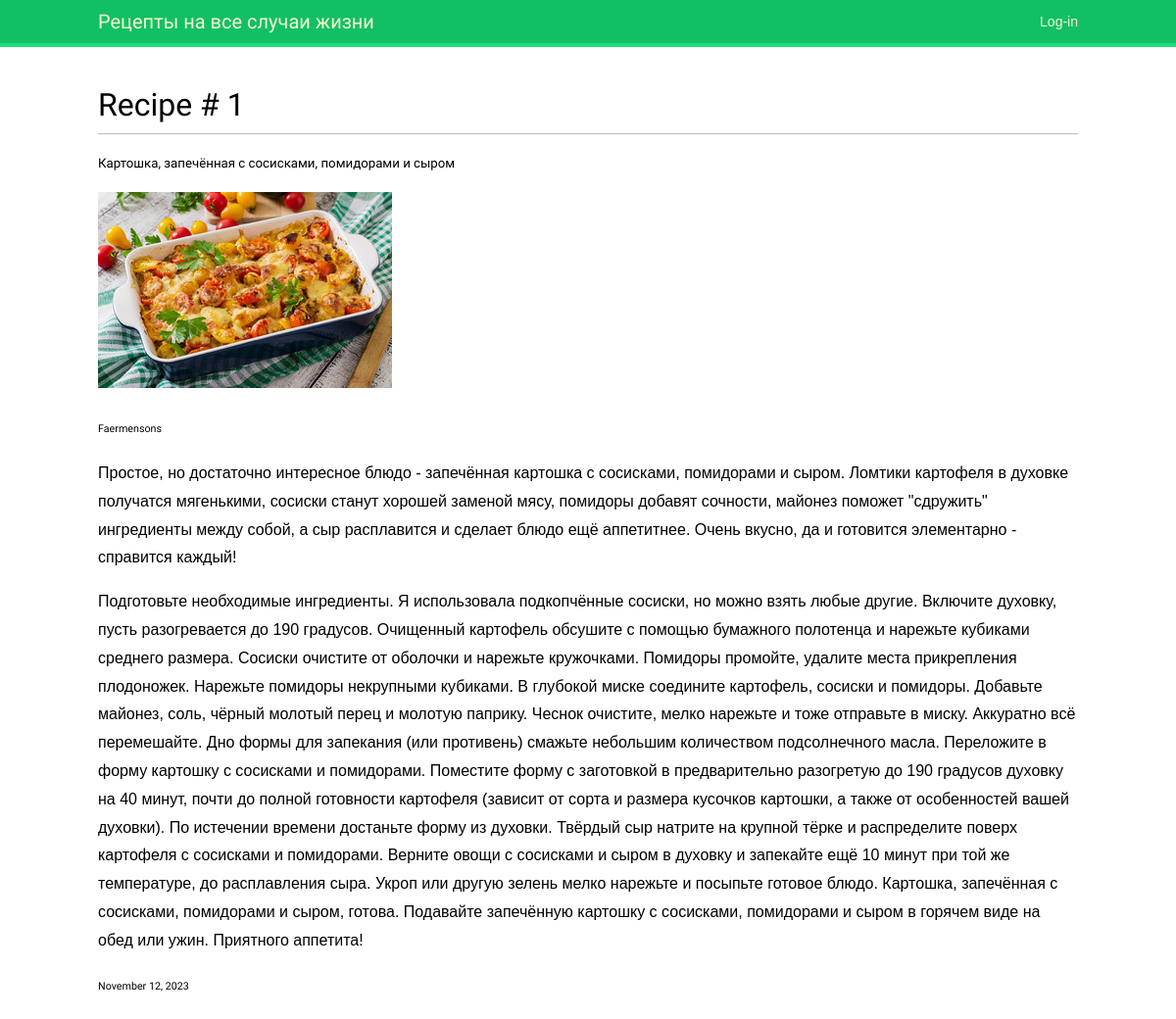
/recipe/1, run on the app's committed database.
### recipesapp/models.py (models this page shows, shortened)
class Recipe(models.Model):
    title = models.CharField(max_length=100)
    description = models.TextField()
    steps_cooking = models.TextField()
    time_for_cooking = models.TimeField()
    photo = models.ImageField(upload_to="photos/%Y/%m/%d/")
    author = models.ForeignKey(User, on_delete=models.CASCADE)
    created_at = models.DateTimeField(auto_now_add=True)
    updated_at = models.DateTimeField(auto_now=True)
    class Meta:
        verbose_name = 'Рецепты'
        verbose_name_plural = 'Рецепты'

### recipesapp/views.py (the view)
# urls.py: path('recipe/<int:pk>', RecipeDetailView.as_view(), name="recipes-detail"),
class RecipeDetailView(DetailView):
    model = models.Recipe

### recipesapp/templates/recipesapp/recipe_detail.html (shortened to what this page needs)
{% extends "base.html" %}
{% block content %}
<h1>Recipe # {{object.id}}</h1>
<div class="card my-4">
  <div class="card-body">
    <h5 class="card-title">{{ object.title }}</h5>
      {% if recipe.photo %}
        <p><img class="img-article-left thumb" src="{{recipe.photo.url}}"></p>
      {% endif %}
    <h6 class="card-subtitle mb-2 text-muted">{{ object.author }}</h6>
    <p class="card-text">{{ object.description }}</p>
      <p class="card-text">{{ object.steps_cooking }}</p>
    <h6 class="card-subtitle mb-2 text-muted">
      {{ object.updated_at|date:"F d, Y" }}
    </h6>
  </div>
</div>
{% endblock content %}

### users/static/css/base.css (style rules this page uses)
body { margin:0; padding:0; font-family:helvetica, sans-serif; }
p { line-height: 1.8; }
h1, h2, h3, h4, h5 , h6 { font-family: 'Muli', sans-serif; font-weight:normal; }
h1 { border-bottom:1px solid #bbb; padding:0 0 10px 0; margin:10px 0 20px 0; }

### data on the page
Recipe: id "1", title "Картошка, запечённая с сосисками, помидорами и сыром", photo (picture), author "Faermensons", description "Простое, но достаточно интересное блюдо - запечённая картошка с сосисками, помидорами и сыром. Ломтики картофеля в духовке получатся мягенькими, сосиски станут хорошей заменой мясу, помидоры добавят сочности, майонез поможет \"сдружить\" ингредиенты между собой, а сыр расплавится и сделает блюдо ещё аппетитнее. Очень вкусно, да и готовится элементарно - справится каждый!", steps_cooking "Подготовьте необходимые ингредиенты. Я использовала подкопчённые сосиски, но можно взять любые другие. Включите духовку, пусть разогревается до 190 градусов. Очищенный картофель обсушите с помощью бумажного полотенца и нарежьте кубиками среднего размера. Сосиски очистите от оболочки и нарежьте кружочками. Помидоры промойте, удалите места прикрепления плодоножек. Нарежьте помидоры некрупными кубиками. В глубокой миске соедините картофель, сосиски и помидоры. Добавьте майонез, соль, чёрный молотый перец и молотую паприку. Чеснок очистите, мелко нарежьте и тоже отправьте в миску. Аккуратно всё перемешайте. Дно формы для запекания (или противень) смажьте небольшим количеством подсолнечного…", updated_at "November 12, 2023"
